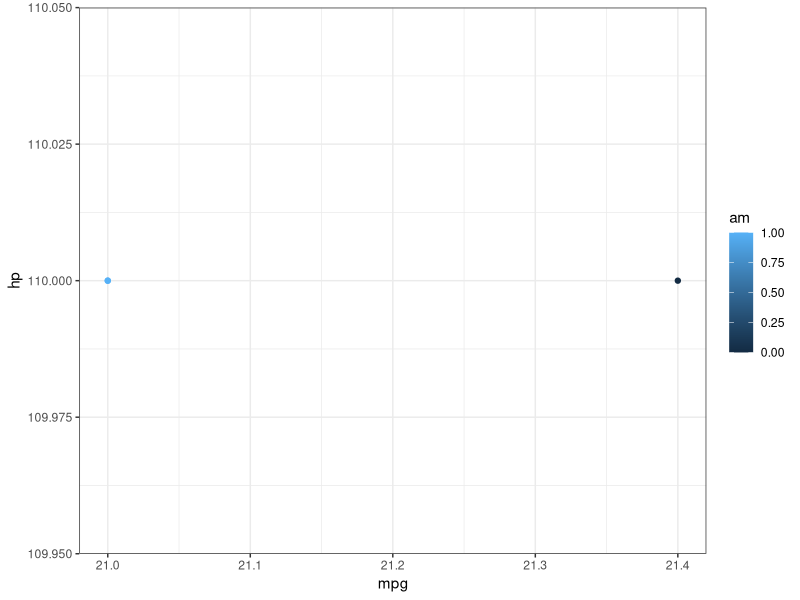
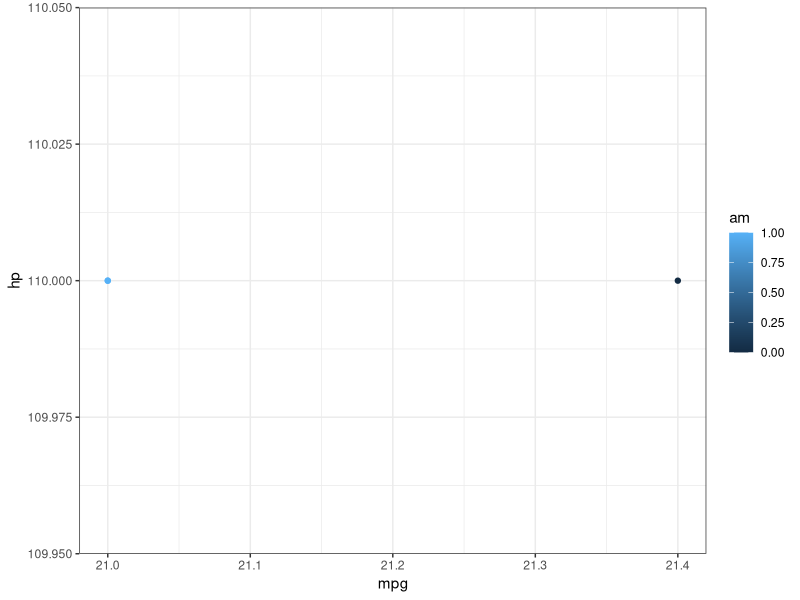
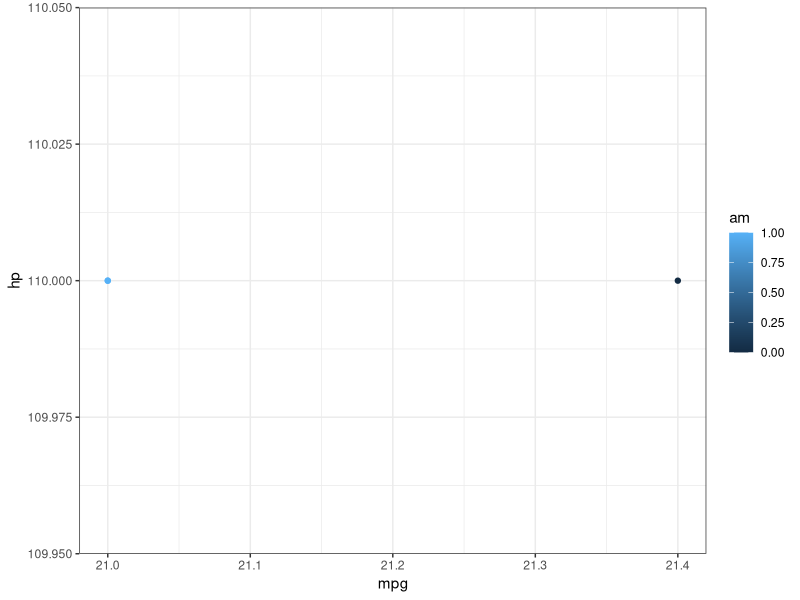
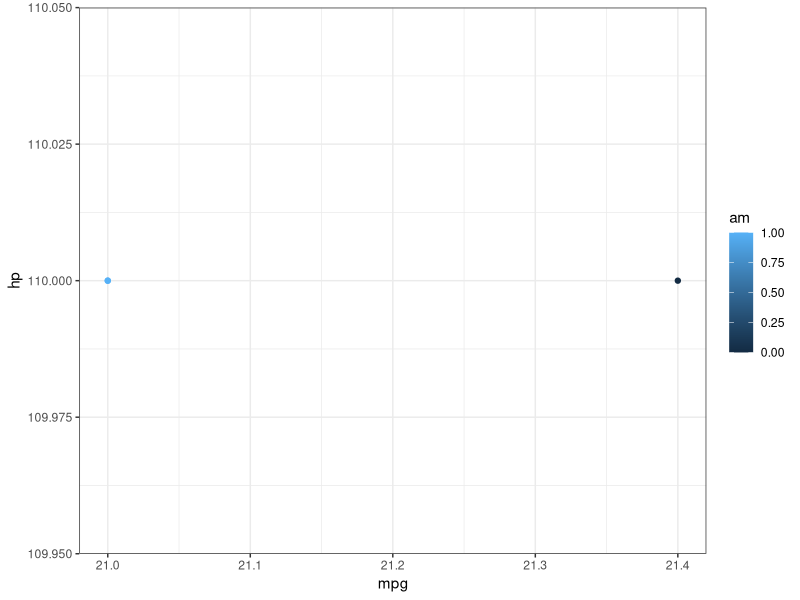
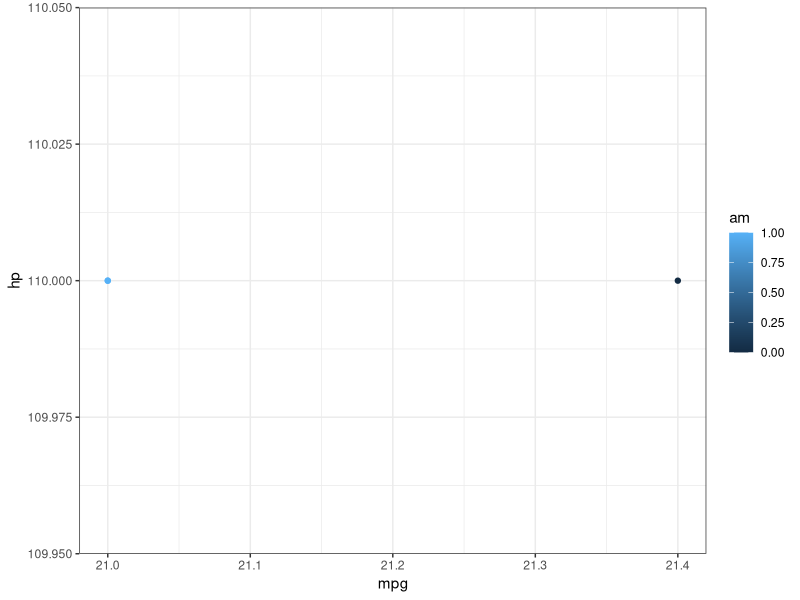
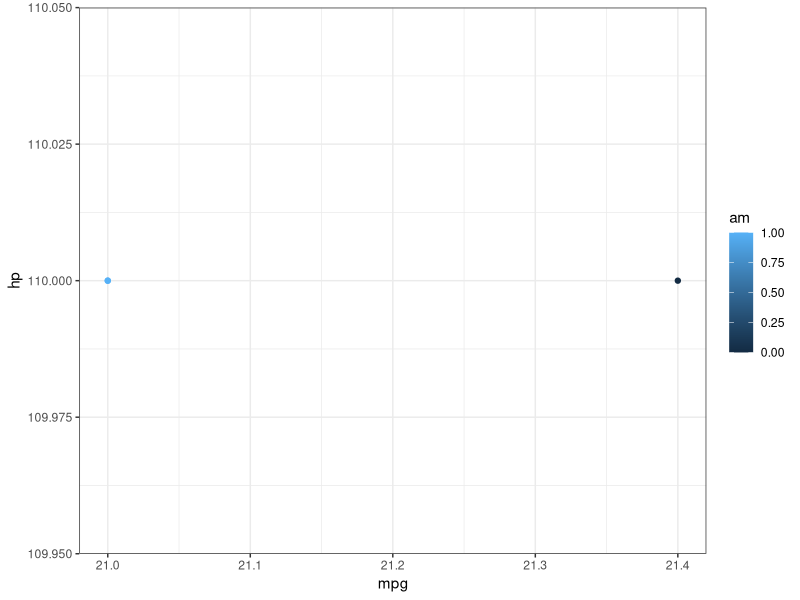

Generate these figures, in order, with R:
library(tidyverse)
library(readxl)

# caricamenti
df = mtcars %>% 
  filter(mpg > 20 & cyl == 6)

db_1 = read_excel("db_test_git.xlsx")

# plot
for (i in unique(mtcars$carb)){
  
  plot = df %>% 
    ggplot(aes(x = mpg, y = hp, color = am)) +
    geom_point() +
    theme_bw()
  
  # export
  ggsave(plot = plot,paste("Carb_",unique(mtcars$carb)[i],"_scatter.png"), width = 7, height = 5)
}
